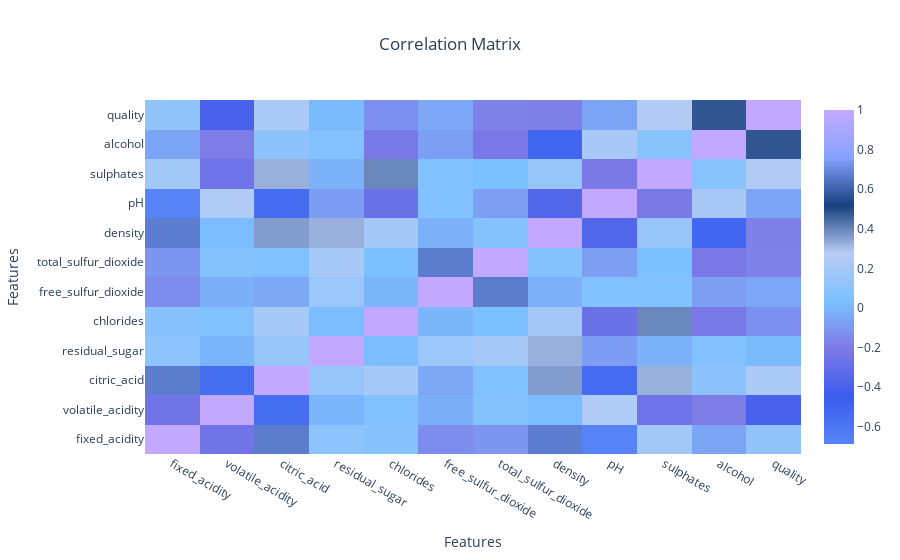

The code cell stored with this chart in its notebook:
### Code cell
plot_heatmap(corr_matrix, ['#5684F7', '#3A5CED', '#7E7AE6', '#7BC0FF', '#B8CCF4', '#18407F', '#85A2FF', '#C2A9FF'])

### Figure 1 — Plotly figure (JSON) as saved in the notebook; plotly's stock layout.template omitted (floating-point values rounded to 4 significant figures; data arrays with more than 128 entries replaced by an {"elided": "..."} marker saying what was removed)
{"data": [{"colorscale": [[0.0, "#5684F7"], [0.1429, "#3A5CED"], [0.2857, "#7E7AE6"], [0.4286, "#7BC0FF"], [0.5714, "#B8CCF4"], [0.7143, "#18407F"], [0.8571, "#85A2FF"], [1.0, "#C2A9FF"]], "x": ["fixed_acidity", "volatile_acidity", "citric_acid", "residual_sugar", "chlorides", "free_sulfur_dioxide", "total_sulfur_dioxide", "density", "pH", "sulphates", "alcohol", "quality"], "y": ["fixed_acidity", "volatile_acidity", "citric_acid", "residual_sugar", "chlorides", "free_sulfur_dioxide", "total_sulfur_dioxide", "density", "pH", "sulphates", "alcohol", "quality"], "z": {"elided": "12x12 float values"}, "type": "heatmap"}], "layout": {"title": {"text": "Correlation Matrix", "x": 0.5}, "xaxis": {"title": {"text": "Features"}}, "yaxis": {"title": {"text": "Features"}}}}
